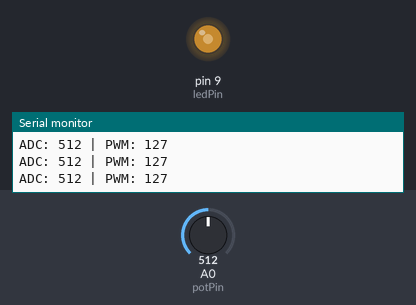
A sketch run on a simulated Arduino Uno, built with avr-gcc and run on an emulated ATmega328P. On the bench: output pins drawn as LEDs (lit = HIGH), the last lines printed to the serial monitor. The test bench sets the inputs (shaded band); at power-on: A0 (potPin) = 512.

Above: at 1.2 s.
1.3 s: A0 (potPin) set to 190
At 1.6 s:
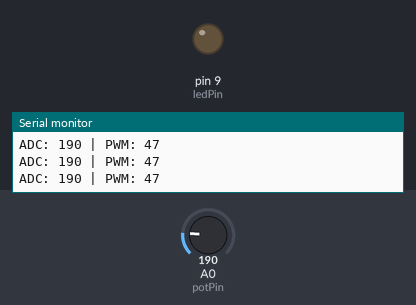
2.8 s: A0 (potPin) set to 213
At 3.3 s:
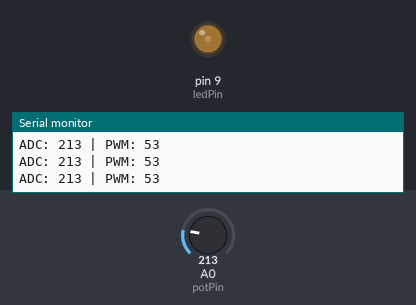
4.3 s: A0 (potPin) set to 716
At 5.1 s:
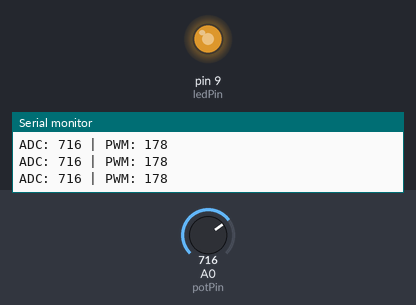
5.8 s: A0 (potPin) set to 900
At 6.2 s:
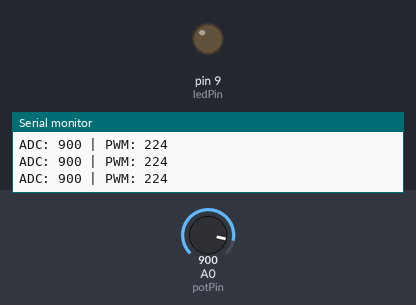
7.3 s: A0 (potPin) set to 818
8.8 s: A0 (potPin) set to 796
At 9.2 s:
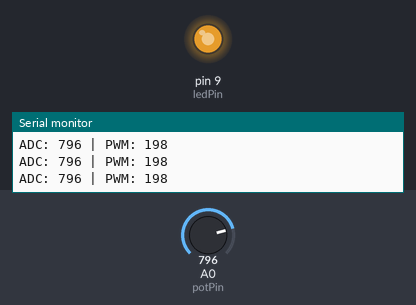
Timing chart, 0 to 11.3 s (numbered marks = the images above; inputs shaded):
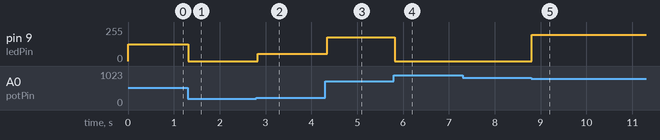

The sketch:

Percobaan4B.ino
```cpp
#include <Arduino.h>

// ===================== PIN SETUP =====================
const int potPin = A0;   // Pin analog untuk baca potensiometer
const int ledPin = 9;    // Pin digital PWM untuk kontrol LED

// ===================== VARIABEL =====================
int nilaiADC = 0;  // Tempat simpan data mentah (0-1023)
int pwm = 0;       // Tempat simpan hasil konversi (0-255)[cite: 1]

void setup() {
  // Atur pin LED sebagai output arus[cite: 1]
  pinMode(ledPin, OUTPUT);

  // Mulai komunikasi ke Serial Monitor (kecepatan 9600)[cite: 1]
  Serial.begin(9600);
}

void loop() {
  // 1. Baca nilai analog dari potensiometer[cite: 1]
  nilaiADC = analogRead(potPin);

  // 2. Skalasi: Ubah rentang ADC (0-1023) jadi rentang PWM (0-255)[cite: 1]
  pwm = map(nilaiADC, 0, 1023, 0, 255);

  // 3. LOGIKA MODIFIKASI: Filter rentang 50 sampai 200[cite: 1]
  if (pwm >= 50 && pwm <= 200) {
    // Kalau masuk rentang sedang, LED nyala sesuai putaran[cite: 1]
    analogWrite(ledPin, pwm);
  }
  else {
    // Kalau di luar rentang, paksa LED mati (0)[cite: 1]
    analogWrite(ledPin, 0);
  }

  // 4. Monitoring data ke layar laptop[cite: 1]
  Serial.print("ADC: ");
  Serial.print(nilaiADC);

  Serial.print(" | PWM: ");
  Serial.println(pwm);

  // Jeda dikit supaya pembacaan data stabil[cite: 1]
  delay(50);
}
```

Measured:
- the behaviour switches between 200 and 201 on A0 (potPin) (found by bisection; images 1 and 2)
- the behaviour switches between 807 and 806 on A0 (potPin) (found by bisection; images 4 and 5)
- after the input at 1.3 s, pin 9 (ledPin): 127/255 → 0/255 at once
- after the input at 2.8 s, pin 9 (ledPin): 0/255 → 53/255 at once
- after the input at 4.3 s, pin 9 (ledPin): 53/255 → 178/255 after 0.05 s
- after the input at 5.8 s, pin 9 (ledPin): 178/255 → 0/255 at once
- after the input at 8.8 s, pin 9 (ledPin): 0/255 → 198/255 at once
